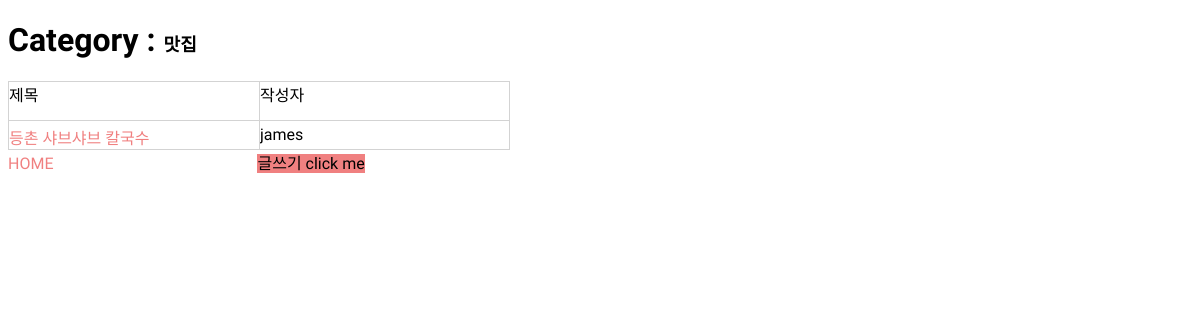
Before: /category/2 with the older database file.
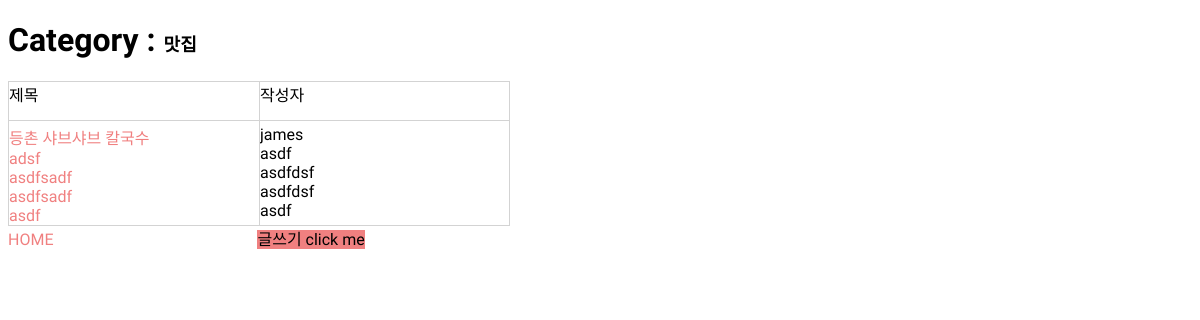
After: the same page with the newer database file.
### readdataapp/models.py (models this page shows)
class Article(models.Model):
    category = models.ForeignKey(Category, on_delete=models.CASCADE, related_name='article')
    writer = models.CharField(max_length=64)
    title = models.CharField(max_length=64)
    contents = models.TextField()
    date = models.DateTimeField(auto_now=True)
    is_delated = models.BooleanField(default=False)
    def __str__(self):
        return self.title

### readdataapp/views.py (the view)
# urls.py: path('category/<int:category_pk>', views.category, name='category'),
def category(request, category_pk):
    category = Category.objects.filter(pk=category_pk).first()
    context = {
        'category' : category,
        'category_pk': category_pk,
    }
    return render(request, 'category.html', context)

### readdataapp/models.py (called while the page is built)
    def __str__(self):
        return self.name

### readdataapp/templates/category.html (shortened to what this page needs)
<!DOCTYPE html>
<html lang="ko">
<head>
    {% load static %}
    <link rel="stylesheet" type="text/css" href="{% static 'css/index.css' %}">
    <link rel="stylesheet" type="text/css" href="{% static 'css/category.css' %}">
</head>
<body>
    <h1>Category : <span class="heading">{{category}}</span></h1>
    <div class="container">
        <div class="title">
            <span>제목</span>
            <ol>
                {% for article in category.article.all %}
                {% if article.is_delated == False %}
                <li><a href="{% url 'detail' article.pk %}">{{article}}</a></li>
                {% endif %}
                {% endfor %}
            </ol>
        </div>
        <div class="writer">
            <span>작성자</span>
            <ul>
                {% for article in category.article.all %}
                {% if article.is_delated == False %}
                <li>{{article.writer}}</li>
                {% endif %}
                {% endfor %}
            </ul>
        </div>
    </div>
    <a href="{% url 'index' %}">HOME</a>
    <a class="write" href="{% url 'add' category_pk %}">글쓰기 click me</a>
</body>
</html>

Changed rows visible on the page:
added Article: title "adsf", writer "asdf"
added Article: title "asdfsadf", writer "asdfdsf"
added Article: title "asdfsadf", writer "asdfdsf"
added Article: title "asdf", writer "asdf"
